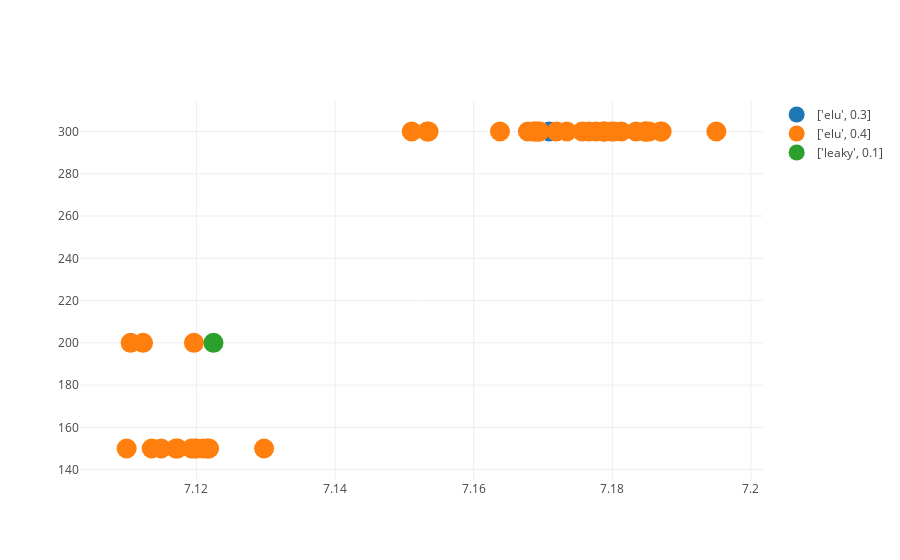

Notebook source saved alongside this figure:
### Code cell
results.results_dataframe_graph(facet='activation',att=['filters','strides','kernel_size','drop','full','fulldrop', 'activation_full','lag'], count=True, threshold=7.1)

### Figure 1 — Plotly figure (JSON) as saved in the notebook; plotly's stock layout.template omitted (floating-point values rounded to 4 significant figures)
{"data": [{"marker": {"size": 20}, "mode": "markers", "name": "['elu', 0.3]", "text": ["filters:[1024]-strides:[1]-kernel_size:[5]-drop:0.1-full:[1024, 512]-fulldrop:0.4-activation_full:['prelu', 0.0]-lag:6-activation:['elu', 0.3]", "filters:[1024]-strides:[1]-kernel_size:[7]-drop:0.4-full:[32, 16]-fulldrop:0.2-activation_full:relu-lag:12-activation:['elu', 0.3]", "filters:[1024]-strides:[2]-kernel_size:[7]-drop:0.0-full:[64, 32]-fulldrop:0.4-activation_full:['prelu', 0.0]-lag:6-activation:['elu', 0.3]", "filters:[128]-strides:[1]-kernel_size:[7]-drop:0.2-full:[512]-fulldrop:0.2-activation_full:relu-lag:18-activation:['elu', 0.3]", "filters:[256]-strides:[1]-kernel_size:[5]-drop:0.3-full:[256, 128]-fulldrop:0.2-activation_full:['elu', 0.4]-lag:6-activation:['elu', 0.3]", "filters:[256]-strides:[2]-kernel_size:[1]-drop:0.3-full:[64, 32, 16]-fulldrop:0.0-activation_full:relu-lag:18-activation:['elu', 0.3]", "filters:[32]-strides:[2]-kernel_size:[9]-drop:0.2-full:[512, 256]-fulldrop:0.3-activation_full:['elu', 0.4]-lag:18-activation:['elu', 0.3]", "filters:[32]-strides:[3]-kernel_size:[9]-drop:0.3-full:[32, 16]-fulldrop:0.1-activation_full:['elu', 0.4]-lag:18-activation:['elu', 0.3]", "filters:[512]-strides:[1]-kernel_size:[9]-drop:0.5-full:[256]-fulldrop:0.0-activation_full:linear-lag:6-activation:['elu', 0.3]", "filters:[512]-strides:[2]-kernel_size:[7]-drop:0.3-full:[1024, 512]-fulldrop:0.2-activation_full:relu-lag:6-activation:['elu', 0.3]", "filters:[64]-strides:[1]-kernel_size:[9]-drop:0.1-full:[64, 32]-fulldrop:0.5-activation_full:['prelu', 0.0]-lag:6-activation:['elu', 0.3]", "filters:[64]-strides:[3]-kernel_size:[7]-drop:0.3-full:[1024, 512, 256]-fulldrop:0.2-activation_full:['leaky', 0.1]-lag:12-activation:['elu', 0.3]"], "type": "scatter", "uid": "74f8e43b-794a-4a61-8108-6b53a3ecd156", "x": [7.171], "y": [300]}, {"marker": {"size": 20}, "mode": "markers", "name": "['elu', 0.4]", "text": ["filters:[1024]-strides:[1]-kernel_size:[5]-drop:0.0-full:[2048, 1024, 512]-fulldrop:0.2-activation_full:['elu', 0.3]-lag:18-activation:['elu', 0.4]", "filters:[1024]-strides:[1]-kernel_size:[5]-drop:0.3-full:[256, 128]-fulldrop:0.2-activation_full:['elu', 0.4]-lag:6-activation:['elu', 0.4]", "filters:[1024]-strides:[1]-kernel_size:[5]-drop:0.4-full:[256, 128, 64]-fulldrop:0.3-activation_full:['elu', 0.3]-lag:18-activation:['elu', 0.4]", "filters:[1024]-strides:[1]-kernel_size:[5]-drop:0.5-full:[256, 128]-fulldrop:0.2-activation_full:['elu', 0.4]-lag:6-activation:['elu', 0.4]", "filters:[1024]-strides:[1]-kernel_size:[9]-drop:0.2-full:[512, 256]-fulldrop:0.1-activation_full:['elu', 0.4]-lag:12-activation:['elu', 0.4]", "filters:[128]-strides:[1]-kernel_size:[1]-drop:0.2-full:[4096, 2048, 1024]-fulldrop:0.3-activation_full:hard_sigmoid-lag:6-activation:['elu', 0.4]", "filters:[128]-strides:[1]-kernel_size:[3]-drop:0.0-full:[1024]-fulldrop:0.4-activation_full:['leaky', 0.1]-lag:12-activation:['elu', 0.4]", "filters:[128]-strides:[1]-kernel_size:[3]-drop:0.0-full:[1024]-fulldrop:0.5-activation_full:['leaky', 0.1]-lag:12-activation:['elu', 0.4]", "filters:[128]-strides:[1]-kernel_size:[5]-drop:0.3-full:[256, 128]-fulldrop:0.2-activation_full:['elu', 0.3]-lag:6-activation:['elu', 0.4]", "filters:[128]-strides:[1]-kernel_size:[5]-drop:0.3-full:[512, 256]-fulldrop:0.2-activation_full:['elu', 0.3]-lag:6-activation:['elu', 0.4]", "filters:[128]-strides:[1]-kernel_size:[5]-drop:0.3-full:[256, 128]-fulldrop:0.2-activation_full:['elu', 0.4]-lag:6-activation:['elu', 0.4]", "filters:[128]-strides:[1]-kernel_size:[5]-drop:0.3-full:[512, 256]-fulldrop:0.2-activation_full:['elu', 0.4]-lag:6-activation:['elu', 0.4]", "filters:[128]-strides:[1]-kernel_size:[5]-drop:0.3-full:[64, 32]-fulldrop:0.2-activation_full:['elu', 0.4]-lag:6-activation:['elu', 0.4]", "filters:[128]-strides:[1]-kernel_size:[5]-drop:0.4-full:[256, 128]-fulldrop:0.2-activation_full:['elu', 0.3]-lag:6-activation:['elu', 0.4]", "filters:[128]-strides:[1]-kernel_size:[5]-drop:0.4-full:[256, 128]-fulldrop:0.2-activation_full:['elu', 0.4]-lag:18-activation:['elu', 0.4]", "filters:[128]-strides:[1]-kernel_size:[5]-drop:0.4-full:[256, 128]-fulldrop:0.2-activation_full:['elu', 0.4]-lag:6-activation:['elu', 0.4]", "filters:[128]-strides:[1]-kernel_size:[5]-drop:0.4-full:[512, 256]-fulldrop:0.2-activation_full:['elu', 0.4]-lag:6-activation:['elu', 0.4]", "filters:[128]-strides:[1]-kernel_size:[5]-drop:0.5-full:[256, 128]-fulldrop:0.2-activation_full:['elu', 0.4]-lag:6-activation:['elu', 0.4]", "filters:[128]-strides:[1]-kernel_size:[7]-drop:0.3-full:[256, 128]-fulldrop:0.2-activation_full:['elu', 0.3]-lag:6-activation:['elu', 0.4]", "filters:[128]-strides:[1]-kernel_size:[7]-drop:0.3-full:[256, 128]-fulldrop:0.2-activation_full:['elu', 0.4]-lag:6-activation:['elu', 0.4]", "filters:[128]-strides:[1]-kernel_size:[7]-drop:0.3-full:[512, 256]-fulldrop:0.2-activation_full:['elu', 0.4]-lag:6-activation:['elu', 0.4]", "filters:[128]-strides:[1]-kernel_size:[7]-drop:0.3-full:[512, 256, 128]-fulldrop:0.4-activation_full:['leaky', 0.2]-lag:6-activation:['elu', 0.4]", "filters:[128]-strides:[1]-kernel_size:[7]-drop:0.4-full:[256, 128]-fulldrop:0.2-activation_full:['elu', 0.3]-lag:6-activation:['elu', 0.4]", "filters:[128]-strides:[1]-kernel_size:[9]-drop:0.3-full:[256, 128]-fulldrop:0.2-activation_full:['elu', 0.3]-lag:6-activation:['elu', 0.4]", "filters:[128]-strides:[1]-kernel_size:[9]-drop:0.3-full:[256, 128]-fulldrop:0.2-activation_full:['elu', 0.4]-lag:6-activation:['elu', 0.4]", "filters:[128]-strides:[1]-kernel_size:[9]-drop:0.3-full:[512, 256]-fulldrop:0.2-activation_full:['elu', 0.4]-lag:6-activation:['elu', 0.4]", "filters:[128]-strides:[2]-kernel_size:[5]-drop:0.4-full:[256]-fulldrop:0.3-activation_full:['leaky', 0.1]-lag:12-activation:['elu', 0.4]", "filters:[128]-strides:[3]-kernel_size:[1]-drop:0.4-full:[4096, 2048, 1024]-fulldrop:0.0-activation_full:['leaky', 0.1]-lag:6-activation:['elu', 0.4]", "filters:[128]-strides:[3]-kernel_size:[7]-drop:0.1-full:[128, 64, 32]-fulldrop:0.0-activation_full:linear-lag:12-activation:['elu', 0.4]", "filters:[16]-strides:[1]-kernel_size:[5]-drop:0.4-full:[256, 128]-fulldrop:0.2-activation_full:['elu', 0.4]-lag:6-activation:['elu', 0.4]", "filters:[16]-strides:[1]-kernel_size:[5]-drop:0.5-full:[256, 128]-fulldrop:0.2-activation_full:['elu', 0.4]-lag:6-activation:['elu', 0.4]", "filters:[256]-strides:[1]-kernel_size:[1]-drop:0.4-full:[256, 128]-fulldrop:0.2-activation_full:['elu', 0.3]-lag:6-activation:['elu', 0.4]", "filters:[256]-strides:[1]-kernel_size:[3]-drop:0.2-full:[32]-fulldrop:0.1-activation_full:['leaky', 0.1]-lag:6-activation:['elu', 0.4]", "filters:[256]-strides:[1]-kernel_size:[3]-drop:0.2-full:[32]-fulldrop:0.4-activation_full:['leaky', 0.1]-lag:6-activation:['elu', 0.4]", "filters:[256]-strides:[1]-kernel_size:[5]-drop:0.3-full:[256, 128]-fulldrop:0.2-activation_full:['elu', 0.3]-lag:6-activation:['elu', 0.4]", "filters:[256]-strides:[1]-kernel_size:[5]-drop:0.3-full:[512, 256]-fulldrop:0.2-activation_full:['elu', 0.3]-lag:6-activation:['elu', 0.4]", "filters:[256]-strides:[1]-kernel_size:[5]-drop:0.3-full:[1024, 512, 256]-fulldrop:0.2-activation_full:['elu', 0.4]-lag:6-activation:['elu', 0.4]", "filters:[256]-strides:[1]-kernel_size:[5]-drop:0.3-full:[128, 64, 32]-fulldrop:0.2-activation_full:['elu', 0.4]-lag:6-activation:['elu', 0.4]", "filters:[256]-strides:[1]-kernel_size:[5]-drop:0.3-full:[2048, 1024, 512]-fulldrop:0.2-activation_full:['elu', 0.4]-lag:6-activation:['elu', 0.4]", "filters:[256]-strides:[1]-kernel_size:[5]-drop:0.3-full:[256, 128, 64]-fulldrop:0.2-activation_full:['elu', 0.4]-lag:6-activation:['elu', 0.4]", "filters:[256]-strides:[1]-kernel_size:[5]-drop:0.3-full:[256, 128]-fulldrop:0.0-activation_full:['elu', 0.4]-lag:6-activation:['elu', 0.4]", "filters:[256]-strides:[1]-kernel_size:[5]-drop:0.3-full:[256, 128]-fulldrop:0.1-activation_full:['elu', 0.4]-lag:6-activation:['elu', 0.4]", "filters:[256]-strides:[1]-kernel_size:[5]-drop:0.3-full:[256, 128]-fulldrop:0.2-activation_full:['elu', 0.4]-lag:6-activation:['elu', 0.4]", "filters:[256]-strides:[1]-kernel_size:[5]-drop:0.3-full:[256, 128]-fulldrop:0.3-activation_full:['elu', 0.4]-lag:6-activation:['elu', 0.4]", "filters:[256]-strides:[1]-kernel_size:[5]-drop:0.3-full:[256, 128]-fulldrop:0.5-activation_full:['elu', 0.4]-lag:6-activation:['elu', 0.4]", "filters:[256]-strides:[1]-kernel_size:[5]-drop:0.3-full:[32, 16, 8]-fulldrop:0.2-activation_full:['elu', 0.4]-lag:6-activation:['elu', 0.4]", "filters:[256]-strides:[1]-kernel_size:[5]-drop:0.3-full:[4096, 2048, 1024]-fulldrop:0.2-activation_full:['elu', 0.4]-lag:6-activation:['elu', 0.4]", "filters:[256]-strides:[1]-kernel_size:[5]-drop:0.3-full:[4096, 2048]-fulldrop:0.2-activation_full:['elu', 0.4]-lag:6-activation:['elu', 0.4]", "filters:[256]-strides:[1]-kernel_size:[5]-drop:0.3-full:[512, 256, 128]-fulldrop:0.2-activation_full:['elu', 0.4]-lag:6-activation:['elu', 0.4]", "filters:[256]-strides:[1]-kernel_size:[5]-drop:0.3-full:[512, 256]-fulldrop:0.2-activation_full:['elu', 0.4]-lag:6-activation:['elu', 0.4]", "filters:[256]-strides:[1]-kernel_size:[5]-drop:0.3-full:[64, 32, 16]-fulldrop:0.2-activation_full:['elu', 0.4]-lag:6-activation:['elu', 0.4]", "filters:[256]-strides:[1]-kernel_size:[5]-drop:0.3-full:[256, 128]-fulldrop:0.2-activation_full:linear-lag:6-activation:['elu', 0.4]", "filters:[256]-strides:[1]-kernel_size:[5]-drop:0.4-full:[256, 128]-fulldrop:0.2-activation_full:['elu', 0.3]-lag:6-activation:['elu', 0.4]", "filters:[256]-strides:[1]-kernel_size:[5]-drop:0.4-full:[256, 128]-fulldrop:0.2-activation_full:['elu', 0.4]-lag:18-activation:['elu', 0.4]", "filters:[256]-strides:[1]-kernel_size:[5]-drop:0.4-full:[256, 128]-fulldrop:0.2-activation_full:['elu', 0.4]-lag:6-activation:['elu', 0.4]", "filters:[256]-strides:[1]-kernel_size:[5]-drop:0.4-full:[512, 256]-fulldrop:0.2-activation_full:['elu', 0.4]-lag:6-activation:['elu', 0.4]", "filters:[256]-strides:[1]-kernel_size:[5]-drop:0.5-full:[256, 128]-fulldrop:0.2-activation_full:['elu', 0.4]-lag:6-activation:['elu', 0.4]", "filters:[256]-strides:[1]-kernel_size:[7]-drop:0.3-full:[256, 128]-fulldrop:0.2-activation_full:['elu', 0.3]-lag:6-activation:['elu', 0.4]", "filters:[256]-strides:[1]-kernel_size:[7]-drop:0.3-full:[256, 128]-fulldrop:0.2-activation_full:['elu', 0.4]-lag:6-activation:['elu', 0.4]", "filters:[256]-strides:[1]-kernel_size:[7]-drop:0.3-full:[512, 256]-fulldrop:0.2-activation_full:['elu', 0.4]-lag:6-activation:['elu', 0.4]", "filters:[256]-strides:[1]-kernel_size:[7]-drop:0.4-full:[256, 128]-fulldrop:0.2-activation_full:['elu', 0.3]-lag:12-activation:['elu', 0.4]", "filters:[256]-strides:[1]-kernel_size:[7]-drop:0.4-full:[256, 128]-fulldrop:0.2-activation_full:['elu', 0.3]-lag:6-activation:['elu', 0.4]", "filters:[256]-strides:[1]-kernel_size:[7]-drop:0.4-full:[512]-fulldrop:0.2-activation_full:['elu', 0.3]-lag:6-activation:['elu', 0.4]", "filters:[256]-strides:[1]-kernel_size:[9]-drop:0.1-full:[128]-fulldrop:0.4-activation_full:['prelu', 0.0]-lag:6-activation:['elu', 0.4]", "filters:[256]-strides:[1]-kernel_size:[9]-drop:0.2-full:[1024]-fulldrop:0.3-activation_full:['leaky', 0.1]-lag:6-activation:['elu', 0.4]", "filters:[256]-strides:[1]-kernel_size:[9]-drop:0.3-full:[256, 128]-fulldrop:0.2-activation_full:['elu', 0.4]-lag:6-activation:['elu', 0.4]", "filters:[256]-strides:[1]-kernel_size:[9]-drop:0.3-full:[512, 256]-fulldrop:0.2-activation_full:['elu', 0.4]-lag:6-activation:['elu', 0.4]", "filters:[256]-strides:[1]-kernel_size:[9]-drop:0.4-full:[256, 128]-fulldrop:0.2-activation_full:['elu', 0.3]-lag:6-activation:['elu', 0.4]", "filters:[256]-strides:[2]-kernel_size:[9]-drop:0.0-full:[32, 16, 8]-fulldrop:0.1-activation_full:linear-lag:6-activation:['elu', 0.4]", "filters:[256]-strides:[2]-kernel_size:[9]-drop:0.2-full:[4096]-fulldrop:0.3-activation_full:linear-lag:18-activation:['elu', 0.4]", "filters:[256]-strides:[3]-kernel_size:[3]-drop:0.5-full:[128, 64, 32]-fulldrop:0.3-activation_full:linear-lag:6-activation:['elu', 0.4]", "filters:[32]-strides:[1]-kernel_size:[5]-drop:0.4-full:[256, 128]-fulldrop:0.2-activation_full:['elu', 0.3]-lag:6-activation:['elu', 0.4]", "filters:[32]-strides:[1]-kernel_size:[5]-drop:0.4-full:[256, 128]-fulldrop:0.2-activation_full:['elu', 0.4]-lag:6-activation:['elu', 0.4]", "filters:[32]-strides:[1]-kernel_size:[5]-drop:0.5-full:[256, 128]-fulldrop:0.2-activation_full:['elu', 0.4]-lag:6-activation:['elu', 0.4]", "filters:[32]-strides:[2]-kernel_size:[3]-drop:0.2-full:[512, 256]-fulldrop:0.2-activation_full:tanh-lag:6-activation:['elu', 0.4]", "filters:[32]-strides:[2]-kernel_size:[9]-drop:0.5-full:[512]-fulldrop:0.1-activation_full:['leaky', 0.2]-lag:18-activation:['elu', 0.4]", "filters:[32]-strides:[3]-kernel_size:[5]-drop:0.4-full:[128, 64]-fulldrop:0.3-activation_full:relu-lag:6-activation:['elu', 0.4]", "filters:[512]-strides:[1]-kernel_size:[1]-drop:0.5-full:[1024, 512, 256]-fulldrop:0.5-activation_full:['leaky', 0.1]-lag:6-activation:['elu', 0.4]", "filters:[512]-strides:[1]-kernel_size:[5]-drop:0.2-full:[2048, 1024, 512]-fulldrop:0.0-activation_full:['leaky', 0.2]-lag:6-activation:['elu', 0.4]", "filters:[512]-strides:[1]-kernel_size:[5]-drop:0.3-full:[256, 128]-fulldrop:0.2-activation_full:['elu', 0.4]-lag:6-activation:['elu', 0.4]", "filters:[512]-strides:[1]-kernel_size:[5]-drop:0.3-full:[512, 256]-fulldrop:0.2-activation_full:['elu', 0.4]-lag:6-activation:['elu', 0.4]", "filters:[512]-strides:[1]-kernel_size:[5]-drop:0.5-full:[1024]-fulldrop:0.2-activation_full:['leaky', 0.1]-lag:6-activation:['elu', 0.4]", "filters:[64]-strides:[1]-kernel_size:[5]-drop:0.3-full:[256, 128]-fulldrop:0.2-activation_full:['elu', 0.4]-lag:6-activation:['elu', 0.4]"], "type": "scatter", "uid": "5197a471-cc8d-4b34-bf8c-4fbecb39e15b", "x": [7.153, 7.18, 7.119, 7.185, 7.195, 7.179, 7.185, 7.187, 7.12, 7.117, 7.181, 7.187, 7.173, 7.121, 7.18, 7.13, 7.117, 7.114, 7.151, 7.112, 7.169, 7.169, 7.179, 7.164, 7.111, 7.169, 7.185, 7.176, 7.183, 7.185, 7.177, 7.115, 7.12, 7.122, 7.12, 7.169, 7.168, 7.153, 7.122, 7.178, 7.172, 7.17, 7.11, 7.179], "y": [300, 300, 150, 300, 300, 300, 300, 300, 150, 150, 300, 300, 300, 150, 300, 150, 150, 150, 300, 200, 300, 300, 300, 300, 200, 300, 300, 300, 300, 300, 300, 150, 150, 150, 200, 300, 300, 300, 150, 300, 300, 300, 150, 300]}, {"marker": {"size": 20}, "mode": "markers", "name": "['leaky', 0.1]", "text": ["filters:[1024]-strides:[1]-kernel_size:[7]-drop:0.5-full:[32, 16]-fulldrop:0.4-activation_full:hard_sigmoid-lag:12-activation:['leaky', 0.1]", "filters:[1024]-strides:[3]-kernel_size:[9]-drop:0.5-full:[64]-fulldrop:0.1-activation_full:relu-lag:12-activation:['leaky', 0.1]", "filters:[128]-strides:[1]-kernel_size:[3]-drop:0.1-full:[2048, 1024]-fulldrop:0.2-activation_full:['elu', 0.4]-lag:18-activation:['leaky', 0.1]", "filters:[128]-strides:[2]-kernel_size:[5]-drop:0.3-full:[32]-fulldrop:0.3-activation_full:['prelu', 0.0]-lag:6-activation:['leaky', 0.1]", "filters:[16]-strides:[2]-kernel_size:[5]-drop:0.0-full:[512, 256, 128]-fulldrop:0.4-activation_full:['elu', 0.4]-lag:12-activation:['leaky', 0.1]", "filters:[256]-strides:[1]-kernel_size:[3]-drop:0.1-full:[128]-fulldrop:0.4-activation_full:relu-lag:6-activation:['leaky', 0.1]", "filters:[256]-strides:[1]-kernel_size:[5]-drop:0.1-full:[128]-fulldrop:0.4-activation_full:['prelu', 0.0]-lag:6-activation:['leaky', 0.1]", "filters:[256]-strides:[1]-kernel_size:[7]-drop:0.1-full:[128]-fulldrop:0.4-activation_full:['prelu', 0.0]-lag:6-activation:['leaky', 0.1]", "filters:[256]-strides:[1]-kernel_size:[9]-drop:0.1-full:[128]-fulldrop:0.4-activation_full:['elu', 0.3]-lag:12-activation:['leaky', 0.1]", "filters:[256]-strides:[1]-kernel_size:[9]-drop:0.1-full:[128]-fulldrop:0.4-activation_full:['leaky', 0.1]-lag:6-activation:['leaky', 0.1]", "filters:[256]-strides:[1]-kernel_size:[9]-drop:0.1-full:[128]-fulldrop:0.5-activation_full:['leaky', 0.1]-lag:6-activation:['leaky', 0.1]", "filters:[256]-strides:[1]-kernel_size:[9]-drop:0.1-full:[32]-fulldrop:0.4-activation_full:['leaky', 0.1]-lag:6-activation:['leaky', 0.1]", "filters:[256]-strides:[1]-kernel_size:[9]-drop:0.1-full:[128]-fulldrop:0.3-activation_full:['prelu', 0.0]-lag:12-activation:['leaky', 0.1]", "filters:[256]-strides:[1]-kernel_size:[9]-drop:0.1-full:[128]-fulldrop:0.3-activation_full:['prelu', 0.0]-lag:6-activation:['leaky', 0.1]", "filters:[256]-strides:[1]-kernel_size:[9]-drop:0.1-full:[128]-fulldrop:0.4-activation_full:['prelu', 0.0]-lag:12-activation:['leaky', 0.1]", "filters:[256]-strides:[1]-kernel_size:[9]-drop:0.1-full:[128]-fulldrop:0.4-activation_full:['prelu', 0.0]-lag:6-activation:['leaky', 0.1]", "filters:[256]-strides:[1]-kernel_size:[9]-drop:0.1-full:[256]-fulldrop:0.4-activation_full:['prelu', 0.0]-lag:6-activation:['leaky', 0.1]", "filters:[256]-strides:[1]-kernel_size:[9]-drop:0.1-full:[128]-fulldrop:0.4-activation_full:relu-lag:6-activation:['leaky', 0.1]", "filters:[256]-strides:[1]-kernel_size:[9]-drop:0.3-full:[1024]-fulldrop:0.4-activation_full:['leaky', 0.2]-lag:6-activation:['leaky', 0.1]", "filters:[32]-strides:[1]-kernel_size:[1]-drop:0.5-full:[4096]-fulldrop:0.3-activation_full:['prelu', 0.0]-lag:6-activation:['leaky', 0.1]", "filters:[32]-strides:[1]-kernel_size:[7]-drop:0.4-full:[128, 64, 32]-fulldrop:0.1-activation_full:hard_sigmoid-lag:6-activation:['leaky', 0.1]", "filters:[32]-strides:[2]-kernel_size:[7]-drop:0.2-full:[2048]-fulldrop:0.5-activation_full:hard_sigmoid-lag:18-activation:['leaky', 0.1]", "filters:[32]-strides:[3]-kernel_size:[3]-drop:0.2-full:[512]-fulldrop:0.3-activation_full:['prelu', 0.0]-lag:12-activation:['leaky', 0.1]", "filters:[32]-strides:[3]-kernel_size:[7]-drop:0.0-full:[256]-fulldrop:0.4-activation_full:hard_sigmoid-lag:12-activation:['leaky', 0.1]", "filters:[512]-strides:[1]-kernel_size:[9]-drop:0.5-full:[1024]-fulldrop:0.3-activation_full:hard_sigmoid-lag:12-activation:['leaky', 0.1]", "filters:[512]-strides:[3]-kernel_size:[3]-drop:0.5-full:[2048, 1024, 512]-fulldrop:0.2-activation_full:hard_sigmoid-lag:18-activation:['leaky', 0.1]", "filters:[512]-strides:[3]-kernel_size:[5]-drop:0.0-full:[128, 64, 32]-fulldrop:0.4-activation_full:hard_sigmoid-lag:12-activation:['leaky', 0.1]", "filters:[512]-strides:[3]-kernel_size:[7]-drop:0.3-full:[128, 64, 32]-fulldrop:0.1-activation_full:['leaky', 0.2]-lag:18-activation:['leaky', 0.1]", "filters:[64]-strides:[2]-kernel_size:[9]-drop:0.5-full:[128]-fulldrop:0.5-activation_full:relu-lag:12-activation:['leaky', 0.1]", "filters:[64]-strides:[3]-kernel_size:[5]-drop:0.3-full:[64, 32]-fulldrop:0.3-activation_full:['elu', 0.3]-lag:6-activation:['leaky', 0.1]"], "type": "scatter", "uid": "644bd891-e0f4-4bd4-a456-aaa03483f927", "x": [7.122], "y": [200]}, {"marker": {"size": 20}, "mode": "markers", "name": "['leaky', 0.2]", "text": ["filters:[1024]-strides:[1]-kernel_size:[5]-drop:0.3-full:[2048, 1024]-fulldrop:0.0-activation_full:['leaky', 0.2]-lag:12-activation:['leaky', 0.2]", "filters:[1024]-strides:[1]-kernel_size:[9]-drop:0.2-full:[256, 128, 64]-fulldrop:0.5-activation_full:hard_sigmoid-lag:18-activation:['leaky', 0.2]", "filters:[1024]-strides:[3]-kernel_size:[5]-drop:0.1-full:[64, 32]-fulldrop:0.1-activation_full:['leaky', 0.1]-lag:6-activation:['leaky', 0.2]", "filters:[1024]-strides:[3]-kernel_size:[5]-drop:0.1-full:[4096]-fulldrop:0.5-activation_full:['prelu', 0.0]-lag:6-activation:['leaky', 0.2]", "filters:[128]-strides:[1]-kernel_size:[3]-drop:0.4-full:[32, 16, 8]-fulldrop:0.1-activation_full:hard_sigmoid-lag:18-activation:['leaky', 0.2]", "filters:[128]-strides:[3]-kernel_size:[5]-drop:0.3-full:[2048]-fulldrop:0.1-activation_full:['leaky', 0.1]-lag:6-activation:['leaky', 0.2]", "filters:[128]-strides:[3]-kernel_size:[7]-drop:0.3-full:[512, 256, 128]-fulldrop:0.1-activation_full:relu-lag:6-activation:['leaky', 0.2]", "filters:[128]-strides:[3]-kernel_size:[9]-drop:0.3-full:[256, 128]-fulldrop:0.2-activation_full:['leaky', 0.1]-lag:12-activation:['leaky', 0.2]", "filters:[16]-strides:[1]-kernel_size:[9]-drop:0.5-full:[2048, 1024, 512]-fulldrop:0.4-activation_full:['leaky', 0.1]-lag:6-activation:['leaky', 0.2]", "filters:[256]-strides:[1]-kernel_size:[9]-drop:0.1-full:[128]-fulldrop:0.4-activation_full:['prelu', 0.0]-lag:6-activation:['leaky', 0.2]", "filters:[256]-strides:[2]-kernel_size:[1]-drop:0.2-full:[2048, 1024, 512]-fulldrop:0.3-activation_full:linear-lag:18-activation:['leaky', 0.2]", "filters:[32]-strides:[2]-kernel_size:[1]-drop:0.5-full:[256, 128]-fulldrop:0.1-activation_full:relu-lag:12-activation:['leaky', 0.2]", "filters:[32]-strides:[2]-kernel_size:[7]-drop:0.1-full:[128, 64, 32]-fulldrop:0.1-activation_full:relu-lag:12-activation:['leaky', 0.2]", "filters:[32]-strides:[3]-kernel_size:[1]-drop:0.2-full:[64, 32, 16]-fulldrop:0.4-activation_full:linear-lag:6-activation:['leaky', 0.2]", "filters:[32]-strides:[3]-kernel_size:[3]-drop:0.4-full:[2048, 1024, 512]-fulldrop:0.2-activation_full:linear-lag:12-activation:['leaky', 0.2]", "filters:[32]-strides:[3]-kernel_size:[5]-drop:0.2-full:[128, 64, 32]-fulldrop:0.5-activation_full:['leaky', 0.2]-lag:18-activation:['leaky', 0.2]", "filters:[32]-strides:[3]-kernel_size:[7]-drop:0.5-full:[128, 64]-fulldrop:0.5-activation_full:relu-lag:6-activation:['leaky', 0.2]", "filters:[64]-strides:[3]-kernel_size:[7]-drop:0.1-full:[1024, 512]-fulldrop:0.0-activation_full:linear-lag:12-activation:['leaky', 0.2]"], "type": "scatter", "uid": "ab5b0feb-8734-4b75-be87-fd9443f998cc", "x": [], "y": []}, {"marker": {"size": 20}, "mode": "markers", "name": "['prelu', 0.0]", "text": ["filters:[1024]-strides:[1]-kernel_size:[3]-drop:0.2-full:[256, 128, 64]-fulldrop:0.5-activation_full:['elu', 0.4]-lag:18-activation:['prelu', 0.0]", "filters:[1024]-strides:[1]-kernel_size:[7]-drop:0.3-full:[64, 32, 16]-fulldrop:0.0-activation_full:['leaky', 0.1]-lag:6-activation:['prelu', 0.0]", "filters:[1024]-strides:[2]-kernel_size:[1]-drop:0.4-full:[32, 16]-fulldrop:0.4-activation_full:['leaky', 0.2]-lag:18-activation:['prelu', 0.0]", "filters:[1024]-strides:[2]-kernel_size:[3]-drop:0.5-full:[1024, 512]-fulldrop:0.0-activation_full:relu-lag:6-activation:['prelu', 0.0]", "filters:[128]-strides:[1]-kernel_size:[7]-drop:0.0-full:[512]-fulldrop:0.4-activation_full:['leaky', 0.2]-lag:6-activation:['prelu', 0.0]", "filters:[128]-strides:[3]-kernel_size:[5]-drop:0.2-full:[32, 16]-fulldrop:0.3-activation_full:['prelu', 0.0]-lag:18-activation:['prelu', 0.0]", "filters:[16]-strides:[2]-kernel_size:[9]-drop:0.3-full:[4096, 2048, 1024]-fulldrop:0.0-activation_full:['prelu', 0.0]-lag:18-activation:['prelu', 0.0]", "filters:[16]-strides:[3]-kernel_size:[1]-drop:0.3-full:[64, 32]-fulldrop:0.4-activation_full:relu-lag:12-activation:['prelu', 0.0]", "filters:[256]-strides:[3]-kernel_size:[9]-drop:0.1-full:[1024, 512, 256]-fulldrop:0.0-activation_full:['leaky', 0.1]-lag:18-activation:['prelu', 0.0]", "filters:[32]-strides:[1]-kernel_size:[1]-drop:0.2-full:[64]-fulldrop:0.2-activation_full:['leaky', 0.1]-lag:18-activation:['prelu', 0.0]", "filters:[32]-strides:[2]-kernel_size:[7]-drop:0.2-full:[32]-fulldrop:0.1-activation_full:['elu', 0.4]-lag:6-activation:['prelu', 0.0]", "filters:[32]-strides:[3]-kernel_size:[5]-drop:0.4-full:[32]-fulldrop:0.4-activation_full:['prelu', 0.0]-lag:6-activation:['prelu', 0.0]", "filters:[512]-strides:[1]-kernel_size:[1]-drop:0.0-full:[64]-fulldrop:0.1-activation_full:['leaky', 0.1]-lag:6-activation:['prelu', 0.0]", "filters:[512]-strides:[1]-kernel_size:[3]-drop:0.4-full:[2048, 1024]-fulldrop:0.0-activation_full:['leaky', 0.2]-lag:12-activation:['prelu', 0.0]", "filters:[512]-strides:[1]-kernel_size:[7]-drop:0.2-full:[512]-fulldrop:0.4-activation_full:['leaky', 0.2]-lag:6-activation:['prelu', 0.0]", "filters:[512]-strides:[1]-kernel_size:[7]-drop:0.3-full:[512]-fulldrop:0.4-activation_full:['leaky', 0.2]-lag:6-activation:['prelu', 0.0]", "filters:[512]-strides:[1]-kernel_size:[7]-drop:0.4-full:[512]-fulldrop:0.4-activation_full:['leaky', 0.2]-lag:6-activation:['prelu', 0.0]", "filters:[512]-strides:[1]-kernel_size:[7]-drop:0.5-full:[512]-fulldrop:0.4-activation_full:['leaky', 0.2]-lag:6-activation:['prelu', 0.0]", "filters:[512]-strides:[1]-kernel_size:[9]-drop:0.1-full:[4096]-fulldrop:0.4-activation_full:['leaky', 0.1]-lag:6-activation:['prelu', 0.0]", "filters:[512]-strides:[2]-kernel_size:[5]-drop:0.4-full:[1024, 512]-fulldrop:0.3-activation_full:['elu', 0.4]-lag:18-activation:['prelu', 0.0]", "filters:[64]-strides:[1]-kernel_size:[3]-drop:0.2-full:[128, 64]-fulldrop:0.5-activation_full:['leaky', 0.2]-lag:6-activation:['prelu', 0.0]", "filters:[64]-strides:[2]-kernel_size:[7]-drop:0.2-full:[512, 256]-fulldrop:0.4-activation_full:linear-lag:18-activation:['prelu', 0.0]", "filters:[64]-strides:[3]-kernel_size:[1]-drop:0.2-full:[256]-fulldrop:0.3-activation_full:['leaky', 0.1]-lag:18-activation:['prelu', 0.0]"], "type": "scatter", "uid": "215a6759-a1e6-4c39-a352-a9641e891711", "x": [], "y": []}, {"marker": {"size": 20}, "mode": "markers", "name": "hard_sigmoid", "text": ["filters:[1024]-strides:[3]-kernel_size:[5]-drop:0.3-full:[2048, 1024]-fulldrop:0.2-activation_full:relu-lag:12-activation:hard_sigmoid", "filters:[128]-strides:[1]-kernel_size:[5]-drop:0.3-full:[128, 64]-fulldrop:0.0-activation_full:tanh-lag:12-activation:hard_sigmoid", "filters:[128]-strides:[2]-kernel_size:[9]-drop:0.1-full:[256]-fulldrop:0.0-activation_full:['elu', 0.3]-lag:18-activation:hard_sigmoid", "filters:[16]-strides:[1]-kernel_size:[5]-drop:0.5-full:[128, 64]-fulldrop:0.4-activation_full:hard_sigmoid-lag:6-activation:hard_sigmoid", "filters:[16]-strides:[3]-kernel_size:[1]-drop:0.4-full:[128, 64]-fulldrop:0.3-activation_full:['leaky', 0.1]-lag:18-activation:hard_sigmoid", "filters:[256]-strides:[2]-kernel_size:[7]-drop:0.1-full:[4096, 2048, 1024]-fulldrop:0.2-activation_full:['elu', 0.4]-lag:6-activation:hard_sigmoid", "filters:[32]-strides:[2]-kernel_size:[9]-drop:0.1-full:[2048]-fulldrop:0.0-activation_full:['leaky', 0.1]-lag:18-activation:hard_sigmoid", "filters:[512]-strides:[1]-kernel_size:[3]-drop:0.5-full:[4096, 2048]-fulldrop:0.5-activation_full:['elu', 0.3]-lag:12-activation:hard_sigmoid", "filters:[512]-strides:[1]-kernel_size:[9]-drop:0.5-full:[128, 64, 32]-fulldrop:0.5-activation_full:linear-lag:6-activation:hard_sigmoid", "filters:[512]-strides:[2]-kernel_size:[3]-drop:0.1-full:[2048]-fulldrop:0.0-activation_full:['elu', 0.3]-lag:6-activation:hard_sigmoid"], "type": "scatter", "uid": "872b112e-d768-4c63-a71d-9f6638e5c418", "x": [], "y": []}, {"marker": {"size": 20}, "mode": "markers", "name": "linear", "text": ["filters:[1024]-strides:[3]-kernel_size:[3]-drop:0.1-full:[512]-fulldrop:0.0-activation_full:['elu', 0.4]-lag:12-activation:linear", "filters:[128]-strides:[1]-kernel_size:[5]-drop:0.0-full:[2048, 1024]-fulldrop:0.3-activation_full:['prelu', 0.0]-lag:12-activation:linear", "filters:[128]-strides:[1]-kernel_size:[9]-drop:0.3-full:[1024]-fulldrop:0.2-activation_full:['leaky', 0.2]-lag:18-activation:linear", "filters:[16]-strides:[1]-kernel_size:[9]-drop:0.4-full:[32, 16]-fulldrop:0.0-activation_full:['prelu', 0.0]-lag:6-activation:linear", "filters:[16]-strides:[2]-kernel_size:[3]-drop:0.5-full:[64, 32, 16]-fulldrop:0.3-activation_full:relu-lag:6-activation:linear", "filters:[256]-strides:[3]-kernel_size:[3]-drop:0.2-full:[256, 128, 64]-fulldrop:0.4-activation_full:['leaky', 0.1]-lag:18-activation:linear", "filters:[256]-strides:[3]-kernel_size:[7]-drop:0.2-full:[1024]-fulldrop:0.2-activation_full:['elu', 0.3]-lag:6-activation:linear", "filters:[32]-strides:[1]-kernel_size:[7]-drop:0.4-full:[1024, 512]-fulldrop:0.2-activation_full:relu-lag:6-activation:linear", "filters:[32]-strides:[1]-kernel_size:[7]-drop:0.5-full:[64]-fulldrop:0.1-activation_full:relu-lag:12-activation:linear", "filters:[32]-strides:[2]-kernel_size:[3]-drop:0.1-full:[1024, 512, 256]-fulldrop:0.1-activation_full:['elu', 0.3]-lag:18-activation:linear", "filters:[512]-strides:[1]-kernel_size:[5]-drop:0.0-full:[64]-fulldrop:0.3-activation_full:linear-lag:6-activation:linear", "filters:[512]-strides:[1]-kernel_size:[7]-drop:0.4-full:[1024]-fulldrop:0.2-activation_full:relu-lag:6-activation:linear", "filters:[512]-strides:[1]-kernel_size:[7]-drop:0.4-full:[256]-fulldrop:0.2-activation_full:relu-lag:6-activation:linear", "filters:[512]-strides:[3]-kernel_size:[3]-drop:0.2-full:[2048, 1024, 512]-fulldrop:0.2-activation_full:linear-lag:12-activation:linear", "filters:[512]-strides:[3]-kernel_size:[3]-drop:0.5-full:[128, 64, 32]-fulldrop:0.5-activation_full:relu-lag:12-activation:linear", "filters:[512]-strides:[3]-kernel_size:[7]-drop:0.2-full:[4096, 2048]-fulldrop:0.4-activation_full:hard_sigmoid-lag:12-activation:linear", "filters:[64]-strides:[3]-kernel_size:[7]-drop:0.4-full:[2048, 1024, 512]-fulldrop:0.1-activation_full:['leaky', 0.1]-lag:12-activation:linear", "filters:[64]-strides:[3]-kernel_size:[9]-drop:0.0-full:[32, 16, 8]-fulldrop:0.2-activation_full:['leaky', 0.2]-lag:18-activation:linear"], "type": "scatter", "uid": "3f0f7ced-0e50-4eaa-baca-491542768a86", "x": [], "y": []}, {"marker": {"size": 20}, "mode": "markers", "name": "relu", "text": ["filters:[1024]-strides:[1]-kernel_size:[3]-drop:0.4-full:[32, 16, 8]-fulldrop:0.5-activation_full:['elu', 0.4]-lag:18-activation:relu", "filters:[1024]-strides:[2]-kernel_size:[3]-drop:0.0-full:[512, 256]-fulldrop:0.1-activation_full:['elu', 0.3]-lag:18-activation:relu", "filters:[128]-strides:[1]-kernel_size:[1]-drop:0.2-full:[512, 256]-fulldrop:0.5-activation_full:['elu', 0.3]-lag:18-activation:relu", "filters:[128]-strides:[2]-kernel_size:[3]-drop:0.0-full:[4096, 2048]-fulldrop:0.1-activation_full:['leaky', 0.2]-lag:18-activation:relu", "filters:[16]-strides:[3]-kernel_size:[3]-drop:0.2-full:[512, 256, 128]-fulldrop:0.3-activation_full:['prelu', 0.0]-lag:6-activation:relu", "filters:[16]-strides:[3]-kernel_size:[5]-drop:0.1-full:[256, 128, 64]-fulldrop:0.2-activation_full:linear-lag:18-activation:relu", "filters:[256]-strides:[1]-kernel_size:[5]-drop:0.3-full:[1024, 512, 256]-fulldrop:0.2-activation_full:['elu', 0.4]-lag:6-activation:relu", "filters:[256]-strides:[1]-kernel_size:[5]-drop:0.3-full:[256, 128]-fulldrop:0.2-activation_full:['elu', 0.4]-lag:6-activation:relu", "filters:[256]-strides:[1]-kernel_size:[5]-drop:0.4-full:[1024, 512, 256]-fulldrop:0.3-activation_full:['leaky', 0.2]-lag:12-activation:relu", "filters:[256]-strides:[1]-kernel_size:[7]-drop:0.4-full:[1024, 512, 256]-fulldrop:0.2-activation_full:['elu', 0.4]-lag:18-activation:relu", "filters:[256]-strides:[3]-kernel_size:[3]-drop:0.0-full:[1024, 512, 256]-fulldrop:0.3-activation_full:linear-lag:18-activation:relu", "filters:[256]-strides:[3]-kernel_size:[9]-drop:0.4-full:[1024, 512]-fulldrop:0.1-activation_full:hard_sigmoid-lag:18-activation:relu", "filters:[32]-strides:[1]-kernel_size:[1]-drop:0.5-full:[1024]-fulldrop:0.0-activation_full:['elu', 0.3]-lag:18-activation:relu", "filters:[512]-strides:[3]-kernel_size:[5]-drop:0.0-full:[256]-fulldrop:0.4-activation_full:['leaky', 0.1]-lag:12-activation:relu", "filters:[64]-strides:[1]-kernel_size:[1]-drop:0.1-full:[256, 128]-fulldrop:0.3-activation_full:['prelu', 0.0]-lag:6-activation:relu", "filters:[64]-strides:[1]-kernel_size:[7]-drop:0.5-full:[64, 32, 16]-fulldrop:0.1-activation_full:relu-lag:6-activation:relu", "filters:[64]-strides:[1]-kernel_size:[9]-drop:0.4-full:[2048]-fulldrop:0.3-activation_full:['elu', 0.3]-lag:6-activation:relu", "filters:[64]-strides:[2]-kernel_size:[1]-drop:0.5-full:[4096, 2048, 1024]-fulldrop:0.5-activation_full:['leaky', 0.2]-lag:18-activation:relu", "filters:[64]-strides:[2]-kernel_size:[7]-drop:0.0-full:[4096, 2048, 1024]-fulldrop:0.0-activation_full:['prelu', 0.0]-lag:18-activation:relu", "filters:[64]-strides:[3]-kernel_size:[1]-drop:0.2-full:[1024, 512, 256]-fulldrop:0.3-activation_full:linear-lag:12-activation:relu"], "type": "scatter", "uid": "972881d0-4a74-4796-8874-7b75a60f234b", "x": [], "y": []}, {"marker": {"size": 20}, "mode": "markers", "name": "tanh", "text": ["filters:[128]-strides:[2]-kernel_size:[5]-drop:0.4-full:[2048]-fulldrop:0.5-activation_full:['prelu', 0.0]-lag:12-activation:tanh", "filters:[64]-strides:[2]-kernel_size:[5]-drop:0.1-full:[512, 256]-fulldrop:0.0-activation_full:['elu', 0.3]-lag:6-activation:tanh"], "type": "scatter", "uid": "37c7ded7-d61c-48d4-b593-457e5cfec3ae", "x": [], "y": []}], "layout": {}}
